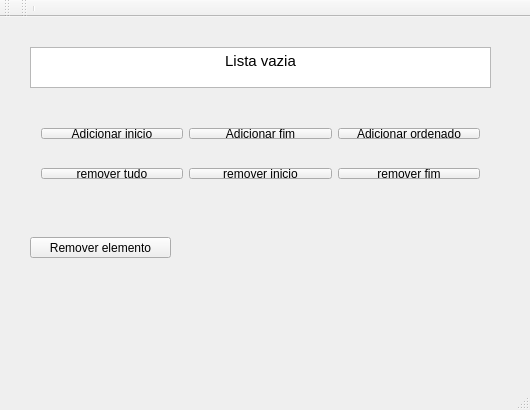
<?xml version="1.0" encoding="UTF-8"?>
<ui version="4.0">
 <class>MainWindow</class>
 <widget class="QMainWindow" name="MainWindow">
  <property name="geometry">
   <rect>
    <x>0</x>
    <y>0</y>
    <width>530</width>
    <height>410</height>
   </rect>
  </property>
  <property name="windowTitle">
   <string>MainWindow</string>
  </property>
  <widget class="QWidget" name="centralWidget">
   <widget class="QWidget" name="horizontalLayoutWidget">
    <property name="geometry">
     <rect>
      <x>30</x>
      <y>100</y>
      <width>461</width>
      <height>33</height>
     </rect>
    </property>
    <layout class="QHBoxLayout" name="horizontalLayout">
     <item>
      <widget class="QPushButton" name="pushButtonAdicionarInicio">
       <property name="text">
        <string>Adicionar inicio</string>
       </property>
      </widget>
     </item>
     <item>
      <widget class="QPushButton" name="pushButtonAdicionarFim">
       <property name="text">
        <string>Adicionar fim</string>
       </property>
      </widget>
     </item>
     <item>
      <widget class="QPushButton" name="pushButtonAdicionarOrdenado">
       <property name="text">
        <string>Adicionar ordenado</string>
       </property>
      </widget>
     </item>
    </layout>
   </widget>
   <widget class="QWidget" name="horizontalLayoutWidget_2">
    <property name="geometry">
     <rect>
      <x>30</x>
      <y>140</y>
      <width>461</width>
      <height>33</height>
     </rect>
    </property>
    <layout class="QHBoxLayout" name="horizontalLayout_2">
     <item>
      <widget class="QPushButton" name="pushButtonRemoverTudo">
       <property name="text">
        <string>remover tudo</string>
       </property>
      </widget>
     </item>
     <item>
      <widget class="QPushButton" name="pushButtonRemoverInicio">
       <property name="text">
        <string>remover inicio</string>
       </property>
      </widget>
     </item>
     <item>
      <widget class="QPushButton" name="pushButtonRemoverFim">
       <property name="text">
        <string>remover fim</string>
       </property>
      </widget>
     </item>
    </layout>
   </widget>
   <widget class="QPushButton" name="pushButton">
    <property name="geometry">
     <rect>
      <x>30</x>
      <y>220</y>
      <width>141</width>
      <height>21</height>
     </rect>
    </property>
    <property name="text">
     <string>Remover elemento</string>
    </property>
   </widget>
   <widget class="QTextEdit" name="textEditResultado">
    <property name="geometry">
     <rect>
      <x>30</x>
      <y>30</y>
      <width>461</width>
      <height>41</height>
     </rect>
    </property>
    <property name="html">
     <string>&lt;!DOCTYPE HTML PUBLIC &quot;-//W3C//DTD HTML 4.0//EN&quot; &quot;http://www.w3.org/TR/REC-html40/strict.dtd&quot;&gt;
&lt;html&gt;&lt;head&gt;&lt;meta name=&quot;qrichtext&quot; content=&quot;1&quot; /&gt;&lt;style type=&quot;text/css&quot;&gt;
p, li { white-space: pre-wrap; }
&lt;/style&gt;&lt;/head&gt;&lt;body style=&quot; font-family:'Cantarell'; font-size:11pt; font-weight:400; font-style:normal;&quot;&gt;
&lt;p align=&quot;center&quot; style=&quot; margin-top:0px; margin-bottom:0px; margin-left:0px; margin-right:0px; -qt-block-indent:0; text-indent:0px;&quot;&gt;Lista vazia&lt;/p&gt;&lt;/body&gt;&lt;/html&gt;</string>
    </property>
   </widget>
  </widget>
  <widget class="QMenuBar" name="menuBar">
   <property name="geometry">
    <rect>
     <x>0</x>
     <y>0</y>
     <width>530</width>
     <height>27</height>
    </rect>
   </property>
  </widget>
  <widget class="QToolBar" name="mainToolBar">
   <attribute name="toolBarArea">
    <enum>TopToolBarArea</enum>
   </attribute>
   <attribute name="toolBarBreak">
    <bool>true</bool>
   </attribute>
  </widget>
  <widget class="QStatusBar" name="statusBar"/>
  <widget class="QToolBar" name="toolBar">
   <property name="windowTitle">
    <string>toolBar</string>
   </property>
   <attribute name="toolBarArea">
    <enum>TopToolBarArea</enum>
   </attribute>
   <attribute name="toolBarBreak">
    <bool>false</bool>
   </attribute>
   <addaction name="separator"/>
  </widget>
 </widget>
 <layoutdefault spacing="6" margin="11"/>
 <resources/>
 <connections/>
</ui>
